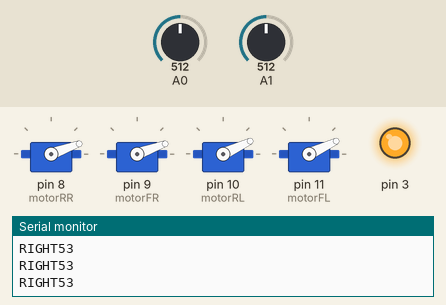
This sketch was run on a simulated Arduino Uno, built with avr-gcc and run on an emulated ATmega328P. Shown: 4 × servo, output pins drawn as LEDs (lit = HIGH), the last lines printed to the serial monitor. The inputs (shaded band) are chosen by the test bench; at power-on: A1 = 512, A0 = 512.

Above: at 9.2 s.
9.3 s: A1 set to 306
At 10.4 s:
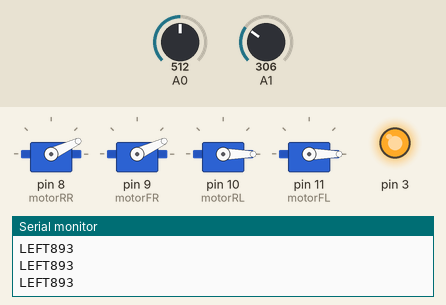
10.8 s: A0 set to 716
At 11.8 s:
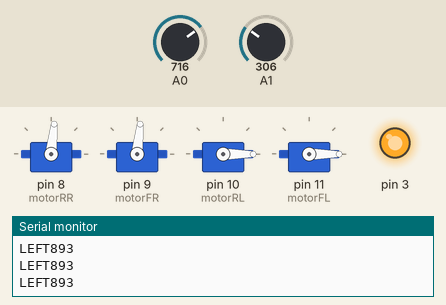
12.3 s: A1 set to 510
At 12.9 s:
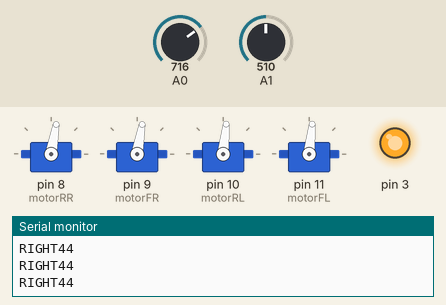
13.8 s: A1 set to 490
At 15.0 s:
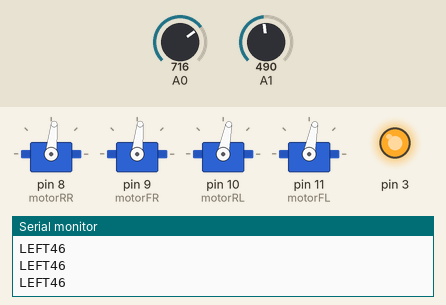
15.3 s: A0 set to 900
At 16.1 s:
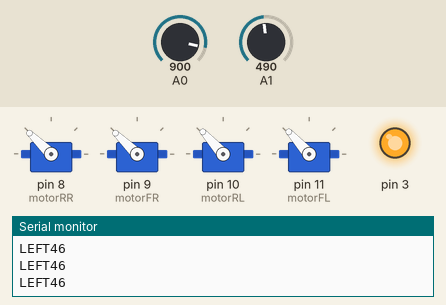
16.8 s: A1 set to 716
At 17.6 s:
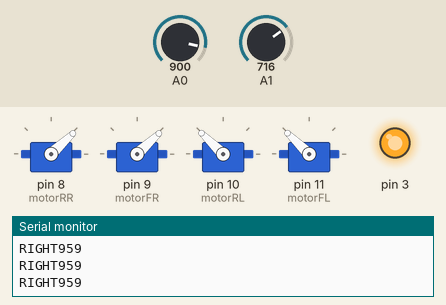
Timing chart, 0 to 19.3 s (numbered marks = the images above; inputs shaded):
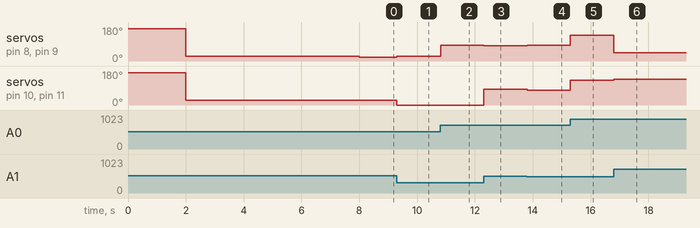

The sketch:

4motorsRun.ino
```cpp
#include <Servo.h>

Servo motorRR;  // create a servo object
Servo motorFR;
Servo motorRL;
Servo motorFL;
String  direction = "NULL";
int valY = 0;
int valX = 0;
int val = 0;

void setup() {
  Serial.begin(9600);

  pinMode(3, OUTPUT);
  digitalWrite(3, HIGH);

  motorRR.attach(8); //RR
  motorFR.attach(9); //FR
  motorRL.attach(10); //RL
  motorFL.attach(11); //FL

  motorRR.writeMicroseconds(2300);
  motorFR.writeMicroseconds(2300);
  motorRL.writeMicroseconds(2300);
  motorFL.writeMicroseconds(2300);
  delay(2000);

  motorRR.writeMicroseconds(800);
  motorFR.writeMicroseconds(800);
  motorRL.writeMicroseconds(800);
  motorFL.writeMicroseconds(800);
  delay(6000);
}

void loop() {
  valX = constrain(analogRead(0)-510, 0, 508);
  val = map(valX, 0, 508, 800, 2300);

  if(analogRead(1)<500) {
    direction = "LEFT";
    valY = map(analogRead(1), 0, 500, 2300, 0);
    motorRL.writeMicroseconds(val - valY);
    motorFL.writeMicroseconds(val - valY);
    motorRR.writeMicroseconds(val);
    motorFR.writeMicroseconds(val);
  }
  else if(analogRead(1)>500) {
    direction = "RIGHT";
    valY = map(analogRead(1), 500, 1018, 0, 2300);
    motorRL.writeMicroseconds(val);
    motorFL.writeMicroseconds(val);
    motorRR.writeMicroseconds(val - valY);
    motorFR.writeMicroseconds(val - valY);
  }
  else {
    direction = "NULL";
    valY = 0;
    motorRL.writeMicroseconds(val);
    motorFL.writeMicroseconds(val);
    motorRR.writeMicroseconds(val);
    motorFR.writeMicroseconds(val);
  }
//  Serial.print('X');
//  Serial.println(val);
  Serial.print(direction);
  Serial.println(valY);
}
```

Measured:
- after the input at 9.3 s, servo on pin 8 (motorRR), servo on pin 9 (motorFR): 20° → 25° at once; servo on pin 10 (motorRL), servo on pin 11 (motorFL): 25° → 0° at once
- after the input at 10.8 s, servo on pin 8 (motorRR), servo on pin 9 (motorFR): 25° → 84° at once
- after the input at 12.3 s, servo on pin 8 (motorRR), servo on pin 9 (motorFR): 84° → 80° at once; servo on pin 10 (motorRL), servo on pin 11 (motorFL): 0° → 84° at once
- after the input at 13.8 s, servo on pin 8 (motorRR), servo on pin 9 (motorFR): 80° → 84° at once; servo on pin 10 (motorRL), servo on pin 11 (motorFL): 84° → 79° at once
- after the input at 15.3 s, servo on pin 8 (motorRR), servo on pin 9 (motorFR): 84° → 136° at once; servo on pin 10 (motorRL), servo on pin 11 (motorFL): 79° → 132° at once
- after the input at 16.8 s, servo on pin 8 (motorRR), servo on pin 9 (motorFR): 136° → 43° at once; servo on pin 10 (motorRL), servo on pin 11 (motorFL): 132° → 136° at once
